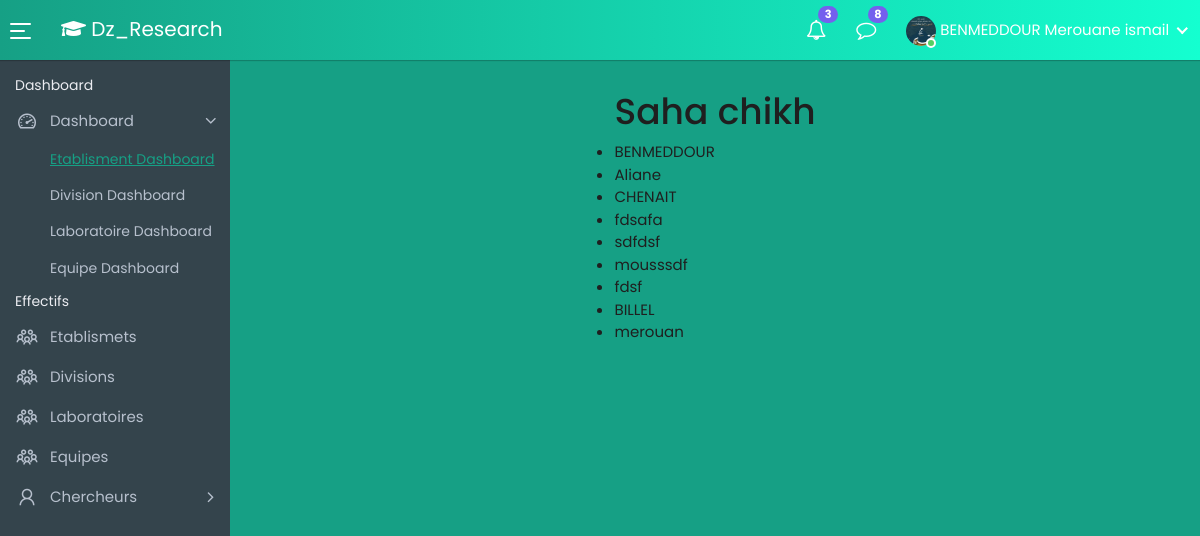
The page /ListChercheurDiv/ (signed in) on the database its author committed.
### finalapp/models.py (models this page shows, shortened)
class Researcher(AbstractBaseUser, PermissionsMixin):
    first_name = models.CharField(max_length=150, default='')
    last_name = models.CharField(max_length=150, default='')
    email = models.EmailField(_('email adress'), unique=True)
    speciality = models.CharField(max_length=150, blank=True)
    grade = models.CharField(max_length=200, blank=True)
    image = models.ImageField(blank=True,default='D', upload_to='images')
    linkedin_account = models.URLField(blank=True)
    google_scholar_account = models.URLField(blank=True,unique=True)
    date_joined = models.DateTimeField(auto_now_add=True)
    affecte = models.BooleanField(default=False)
    equipe_researchers = models.ForeignKey(
        'Equipe', on_delete=models.SET_NULL, null=True, blank=True)
    is_staff = models.BooleanField(default=False)
    is_active = models.BooleanField(default=False)
    objects = ResearcherUserManager()
    USERNAME_FIELD = 'email'
    REQUIRED_FIELDS = ['first_name', 'last_name']
    class Meta:
        ordering = ['date_joined']
    def __str__(self) -> str:
        return " ".join([ self.first_name.upper(), self.last_name.capitalize()])

### finalapp/views.py (the view)
# urls.py: path('ListChercheurDiv/', Liste_cher_Div_aff, name='Liste_Ch_Div'),
def Liste_cher_Div_aff(request):
    inter=Recup_id_division(request)
    inter2 = inter["division_id"]
    liste = CherList_div (request,inter2)
    context ={'liste':liste}
    return render (request,'list_ch_div.html',context)

### finalapp/views.py (called while the page is built)
def CherList_div(request,pk):
    inter = Equipe.objects.filter(division = pk)
    researchers = Researcher.objects.none()
    inter2 =[]
    for i in inter:
       researchers = Researcher.objects.filter(equipe_researchers = i.id)
       inter2 +=researchers
    return inter2

def Recup_id_division(request):
    i = Researcher.objects.get(pk = request.user.id)
    equipe_id = Equipe.objects.get(pk = i.equipe_researchers.id)
    division_id = Division.objects.get(id = equipe_id.division.id)
    context ={
       'division_id':division_id,
    }
    return context

### finalapp/templates/list_ch_div.html
{% extends 'main.html' %} {% block content %}
<h1>Saha chikh</h1>
<ul>
  {% for i in liste %}
  <li>{{i.first_name}}</li>
  {% endfor %}
</ul>
{% endblock content %}

### finalapp/templates/main.html (shortened to what this page needs)
{% load static %}
<!DOCTYPE html>
<html lang="en">
  <head>
    <link
      rel="stylesheet"
      href="https://cdnjs.cloudflare.com/ajax/libs/font-awesome/5.15.4/css/all.min.css"
    />
    <link rel="stylesheet" href="{% static 'css/bootstrap.min.css' %}" />
    <link rel="stylesheet" href="{% static 'css/font-awesome.min.css' %}" />
    <link rel="stylesheet" href="{% static 'css/line-awesome.min.css' %}" />
    <link rel="stylesheet" href="{% static 'plugins/morris/morris.css' %}" />
    <link rel="stylesheet" href="{% static 'css/style.css' %}" />
    <link
    href="{% static 'css/register.css' %}"
    type="text/css"
    rel="stylesheet"
  />
  </head>
  <body>
    <div class="main-wrapper">
      <div class="header">
        <a id="toggle_btn" href="javascript:void(0);">
          <span class="bar-icon">
            <span></span>
            <span></span>
            <span></span>
          </span>
        </a>
        <div class="page-title-box">
          <h3><i class="fas fa-graduation-cap"></i> Dz_Research</h3>
        </div>
        <ul class="nav user-menu">
          <li class="nav-item dropdown">
            <a href="#" class="dropdown-toggle nav-link" data-toggle="dropdown">
              <i class="fa fa-bell-o"></i>
              <span class="badge badge-pill">3</span>
            </a>
          </li>
          <li class="nav-item dropdown">
            <a href="#" class="dropdown-toggle nav-link" data-toggle="dropdown">
              <i class="fa fa-comment-o"></i>
              <span class="badge badge-pill">8</span>
            </a>
          </li>
          <li class="nav-item dropdown has-arrow main-drop">
            <a href="#" class="dropdown-toggle nav-link" data-toggle="dropdown">
              <span class="user-img"
                ><img src="{{user.image.url}}" alt="" style="height: 30px" />
                <span class="status online"></span
              ></span>
              <span>{{user}} </span>
            </a>
          </li>
        </ul>
      </div>
      <div class="sidebar" id="sidebar">
        <div class="sidebar-inner slimscroll">
          <div id="sidebar-menu" class="sidebar-menu">
            <ul>
              <li class="menu-title">
                <span>Dashboard</span>
              </li>
              <li class="submenu">
                <a href="#"
                  ><i class="la la-dashboard"></i> <span> Dashboard</span>
                  <span class="menu-arrow"></span
                ></a>
                <ul style="display: none">
                  <li>
                    <a class="active" href="index.html"
                      >Etablisment Dashboard</a
                    >
                  </li>
                  <li>
                    <a href="employee-dashboard.html">Division Dashboard</a>
                  </li>
                  <li>
                    <a href="employee-dashboard.html">Laboratoire Dashboard</a>
                  </li>
                  <li>
                    <a href="employee-dashboard.html">Equipe Dashboard</a>
                  </li>
                </ul>
              </li>
              <li class="menu-title">
                <span>Effectifs </span>
              </li>
              <li>
                <a href="clients.html"
                  ><i class="la la-users"></i> <span>Etablismets</span></a
                >
              </li>
              <li>
                <a href="clients.html"
                  ><i class="la la-users"></i> <span>Divisions</span></a
                >
              </li>
              <li>
                <a href="clients.html"
                  ><i class="la la-users"></i> <span>Laboratoires</span></a
                >
              </li>
              <li>
                <a href="clients.html"
                  ><i class="la la-users"></i> <span>Equipes</span></a
                >
              </li>
              <li class="submenu">
                <a href="#"
                  ><i class="la la-user"></i> <span> Chercheurs</span>
                  <span class="menu-arrow"></span
                ></a>
              </li>
            </ul>
          </div>
        </div>
      </div>
      <div class="page-wrapper">
        <div class="content container-fluid">
      {% block content %}{% endblock content %}
    </div>
  </div>
    </div>
  </body>
</html>

### static/css/register.css (style rules this page uses)
* { margin: 0; padding: 0; box-sizing: border-box; font-family: "Poppins", sans-serif; }
body { min-height: 100vh; display: flex; align-items: center; justify-content: center; background: #16a085; }

### rows shown on the page
Researcher: image (picture), first_name+last_name "BENMEDDOUR Merouane ismail", first_name "BENMEDDOUR"
Researcher: first_name "Aliane"
Researcher: first_name "CHENAIT"
Researcher: first_name "fdsafa"
Researcher: first_name "sdfdsf"
Researcher: first_name "mousssdf"
Researcher: first_name "fdsf"
Researcher: first_name "BILLEL"
Researcher: first_name "merouan"
